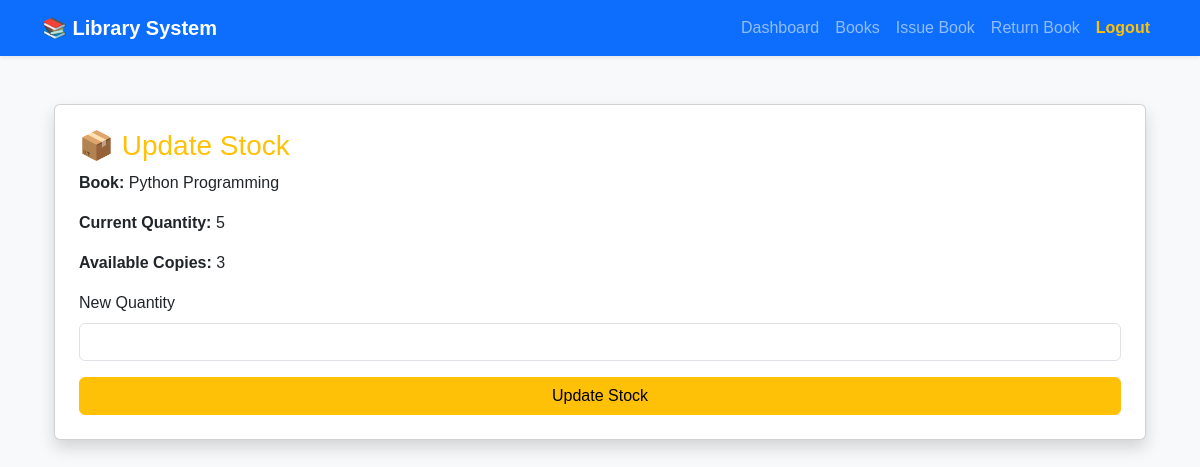
/books/update/1/ (signed in), run on the app's committed database.
### library/models.py (models this page shows, shortened)
class Book(models.Model):
    title = models.CharField(max_length=255)
    author = models.CharField(max_length=255)
    isbn = models.CharField(max_length=50, unique=True)
    quantity = models.PositiveIntegerField()
    available_copies = models.PositiveIntegerField(default=0)

### library/views.py (the view, shortened to what this page needs)
# urls.py: path('books/update/<int:book_id>/', views.update_stock, name='update_stock'),
@login_required
def update_stock(request, book_id):
    book = get_object_or_404(Book, id=book_id)
    return render(request, "library/update_stock.html", {"book": book})

### library/templates/library/update_stock.html (shortened to what this page needs)
{% extends "library/base.html" %}
{% block content %}
<div class="container mt-5">
    <div class="card shadow p-4">
        <h3 class="text-warning">📦 Update Stock</h3>
        <p><strong>Book:</strong> {{ book.title }}</p>
        <p><strong>Current Quantity:</strong> {{ book.quantity }}</p>
        <p><strong>Available Copies:</strong> {{ book.available_copies }}</p>
        <form method="POST">
            <div class="mb-3">
                <label class="form-label">New Quantity</label>
                <input type="number" name="quantity" class="form-control" required>
            </div>
            <button type="submit" class="btn btn-warning w-100">
                Update Stock
            </button>
        </form>
    </div>
</div>
{% endblock %}

### library/templates/library/base.html (style rules this page uses)
body { font-family: Arial, sans-serif; background-color: #f8f9fa; }

### data on the page
Book: title "Python Programming", quantity "5", available_copies "3"
